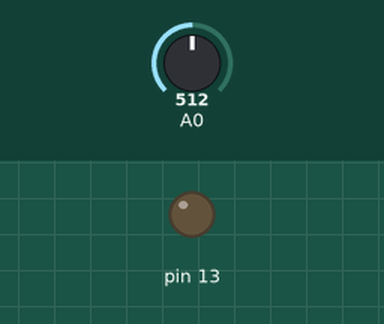
This sketch was run on a simulated Arduino Uno, built with avr-gcc and run on an emulated ATmega328P. On the bench: output pins drawn as LEDs (lit = HIGH). The inputs (shaded band) are chosen by the test bench; at power-on: A0 = 512.

Above: at 1.2 s.
1.3 s: A0 set to 213
2.8 s: A0 set to 191
At 3.1 s:
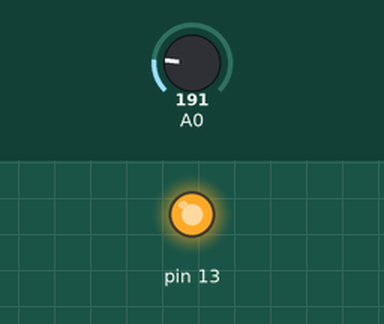
4.3 s: A0 set to 210
At 5.4 s:
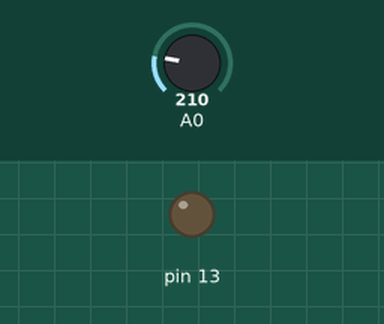
5.8 s: A0 set to 190
At 6.6 s:
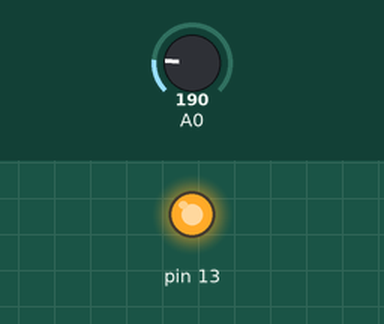
Timing chart, 0 to 8.3 s (numbered marks = the images above; inputs shaded):
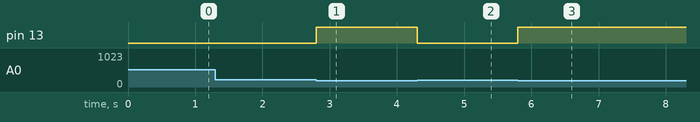

The sketch:

Light_sensor_Light.ino
```cpp
int a = 14;
int b = 13;
void setup() {
  pinMode(A0, INPUT);
  pinMode(13, OUTPUT);
}

void loop() {
  a = analogRead(14);
  if(a >=200){
    digitalWrite(13, LOW);
  }
  else if(a < 200){
    digitalWrite(13, HIGH);
  }
}
```

Measured:
- the behaviour switches between 200 and 199 on A0 (found by bisection; images 0 and 1)
- after the input at 1.3 s, every drawn part: stays the same
- after the input at 2.8 s, pin 13: LOW → HIGH at once
- after the input at 4.3 s, pin 13: HIGH → LOW at once
- after the input at 5.8 s, pin 13: LOW → HIGH at once
